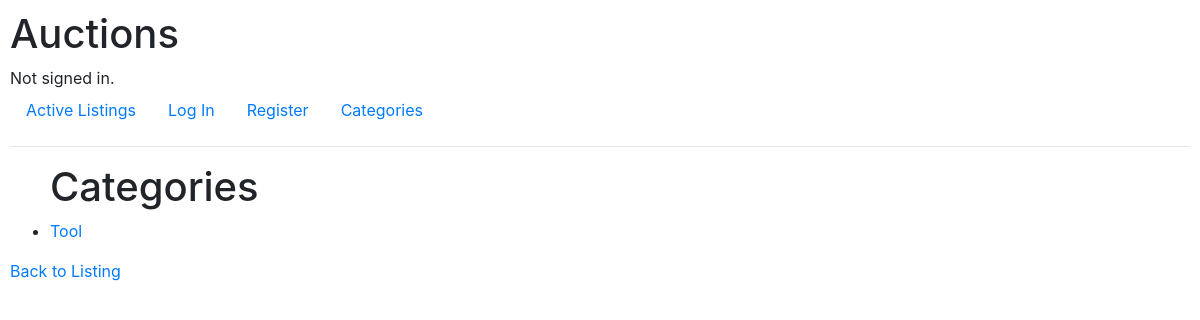
The page /categories on the database as committed earlier.
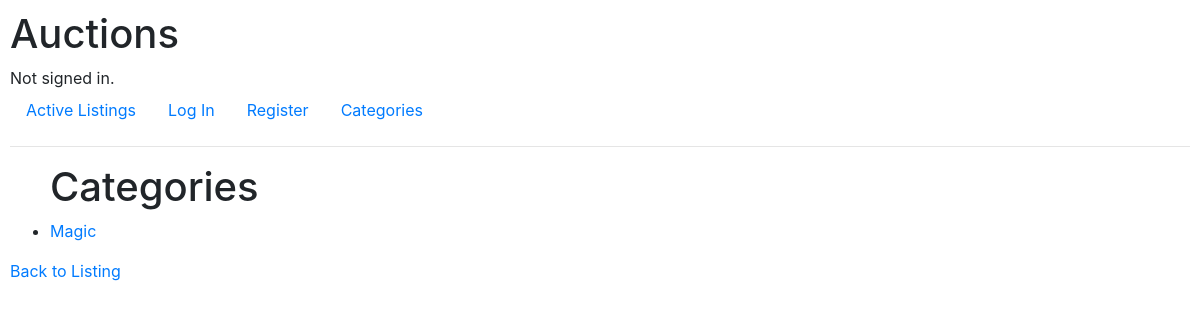
The same page on the database as committed later.
### auctions/models.py (models this page shows, shortened)
class Listing(models.Model):
    title= models.CharField(max_length=64)
    starting_bid=models.IntegerField()
    description= models.TextField()
    imageUrl= models.CharField(max_length=512 ,blank=True, null=True)
    category=models.TextField(blank=True, null=True)
    owner= models.ForeignKey( User, on_delete=models.CASCADE, blank=True, null=True, related_name="user")
    watchlist= models.ManyToManyField(User, blank=True, null=True, related_name="wl")
    bought= models.ForeignKey(User, on_delete=models.CASCADE,blank=True, null=True, related_name="bo")
    active=models.BooleanField(default=False)

### auctions/views.py (the view)
# urls.py: path("categories", views.categories, name="categories"),
def categories(request):
    l=Listing.objects.all()
    s = set()
    for x in l:
        s.add(x.category)
    return render(request,"auctions/category.html",{"categories": s})

### auctions/templates/auctions/category.html
{% extends "auctions/layout.html" %}
{% block body %}
<ul>
    {% if categories %}
    {%for category in categories %}
    {% if category %}
    <h1> Categories </h1>
    <li> <a href="category/{{category}}"> {{category}} </a></li>
    {%endif %}
    {% endfor %}
    {%else%}
    <h1>No Categories</h1>
    {% endif %}
</ul>
<a href="{% url 'index' %}">Back to Listing</a>
{% endblock %}

### auctions/templates/auctions/layout.html (shortened to what this page needs)
{% load static %}
<!DOCTYPE html>
<html lang="en">
    <head>
        <link rel="stylesheet" href="https://stackpath.bootstrapcdn.com/bootstrap/4.4.1/css/bootstrap.min.css">
        <link href="{% static 'auctions/styles.css' %}" rel="stylesheet">
    </head>
    <body>
        <h1>Auctions</h1>
        <div>
            {% if user.is_authenticated %}
                Signed in as <strong>{{ user.username }}</strong>.
            {% else %}
                Not signed in.
            {% endif %}
        </div>
        <ul class="nav">
            <li class="nav-item">
                <a class="nav-link" href="{% url 'index' %}">Active Listings</a>
            </li>
            {% if user.is_authenticated %}
                <li class="nav-item">
                    <a class="nav-link" href="{% url 'logout' %}">Log Out</a>
                </li>
            {% else %}
                <li class="nav-item">
                    <a class="nav-link" href="{% url 'login' %}">Log In</a>
                </li>
                <li class="nav-item">
                    <a class="nav-link" href="{% url 'register' %}">Register</a>
                </li>
            {% endif %}
            <li class="nav-item">
                <a class="nav-link" href="{% url 'categories' %}">Categories</a>
            </li>
        </ul>
        <hr>
        {% block body %}
        {% endblock %}
    </body>
</html>

### auctions/static/auctions/styles.css (style rules this page uses)
body { padding: 10px; }

Rows that differ between the two databases and show on the page:
removed Listing: categories "Tool"
added Listing: categories "Magic"
Other text that changed with them:
new list line: "Categories"
list line gone: "Categories"
